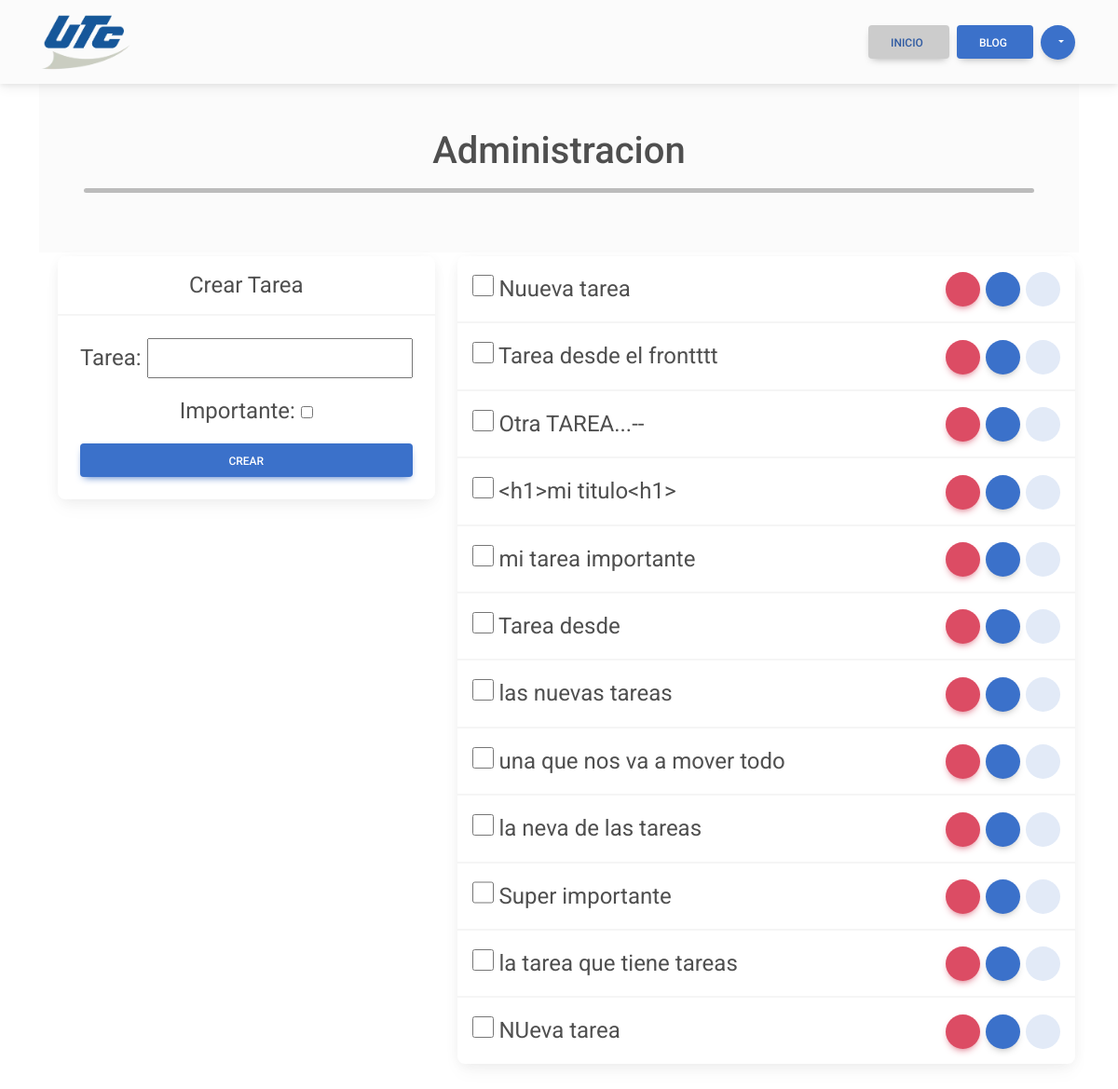
The app's page /administracion/ (signed in), older data.
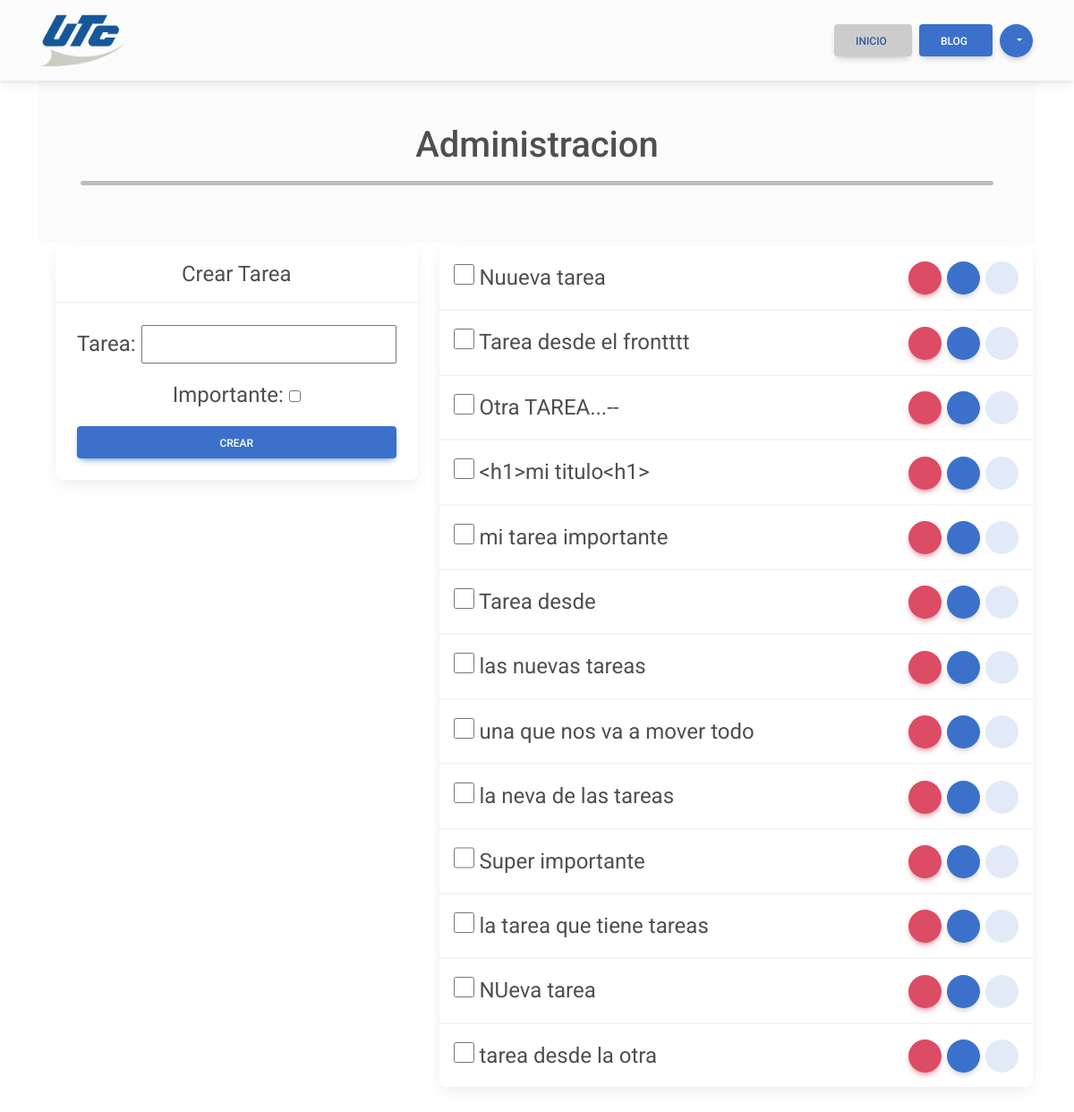
The same page, newer data.
### cross_asistent/models.py (models this page shows, shortened)
class Tareas(models.Model):
    tarea = models.CharField(max_length=255)
    importante = models.BooleanField(default=False)
    creacion = models.DateTimeField(auto_now_add=True)
    completar = models.BooleanField(default=False)
    completado_fecha = models.DateTimeField(null=True, blank=True)
    propietario = models.ForeignKey(User, on_delete=models.CASCADE)

### cross_asistent/views.py (the view, shortened to what this page needs)
# urls.py: path('administracion/', views.dashbAdmin, name='dashb_admin'),
@login_required
@never_cache
def dashbAdmin(request):
    errorMSG=''
    tareas = models.Tareas.objects.filter(propietario = request.user)
    return render(request, 'administracion/dashboard.html', {
        'form_crearTarea': crearTarea,
        'formError': errorMSG,
        'tareas_all': tareas,
        'active_page': 'inicio'
    })

### cross_asistent/templates/administracion/dashboard.html (shortened to what this page needs)
{% extends 'widget.html' %}
{% block link_home %}href="{% url 'dashb_admin' %}"{% endblock %}
{% block link_default %}
    {% include 'administracion/widget_links-admin.html' %}
{% endblock %}
{% block content %}
<main class="container container-fluid mb-5">
    <div class="p-5 text-center bg-body-tertiary">
        <h1 class="mb-3">Administracion</h1>
        <hr class="hr_divisor" />
    </div>
    <section class="d-flex" style="gap: 1rem;">
        <div>
            <div class="card text-center m-1">
                <div class="card-header">Crear Tarea</div>
                <div class="card-body">
                    <form method="POST">
                        {% csrf_token %} {{form_crearTarea.as_p}}
                        <button data-mdb-ripple-init type="submit" class="btn btn-primary btn-block">Crear</button>
                    </form>
                </div>
            </div>
        </div>
        <div class="card col-md m-1">
            <div class="list-group list-group-light">
                {% for tareaItem in tareas_all %}
                <li class="list-group-item px-3">
                    <div class="d-flex justify-content-between">
                        <div class="col-md">
                            <input
                            style="height: 60%; aspect-ratio: 1/1;"
                                type="checkbox"
                                value="1"
                                id="tarea0{{tareaItem.id}}"
                            />
                            {{tareaItem.tarea}}
                        </div>
                        <div>
                            <a href="" class="btn btn-danger btn-floating">
                            </a>
                            <a href="{% url 'tareaView' tareaItem.id %}" class="btn btn_detail btn-floating">
                            </a>
                            <a href="" class="btn btn-secondary btn-floating">
                            </a>
                        </div>
                    </div>
                </li>
                {% endfor %}
            </div>
        </div>
    </section>
</main>
{% endblock %}

Row changes from the older to the newer data that the page shows:
added Tareas: tarea "tarea desde la otra"
